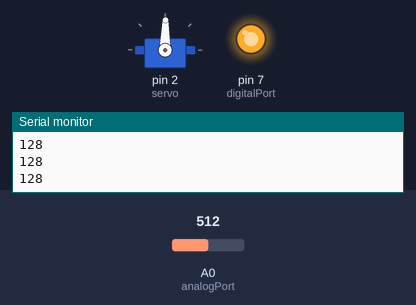
Recording of a sketch running on a simulated Arduino Uno, built with avr-gcc and run on an emulated ATmega328P. Parts: servo, output pins drawn as LEDs (lit = HIGH), the last lines printed to the serial monitor. The test bench sets the inputs (shaded band); at power-on: A0 (analogPort) = 512.

Above: at 1.2 s.
1.3 s: A0 (analogPort) set to 716
At 2.5 s:
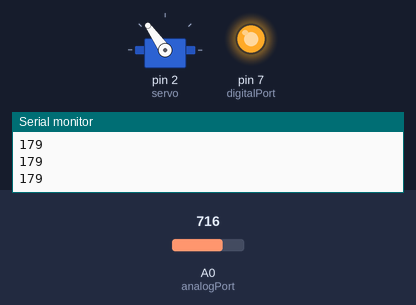
2.8 s: A0 (analogPort) set to 900
At 3.9 s:
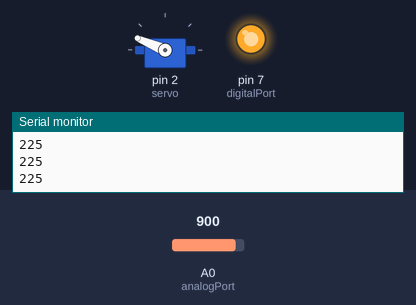
4.3 s: A0 (analogPort) set to 1023
At 5.0 s:
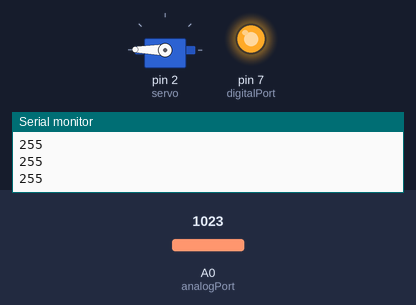
5.8 s: A0 (analogPort) set to 511
At 6.2 s:
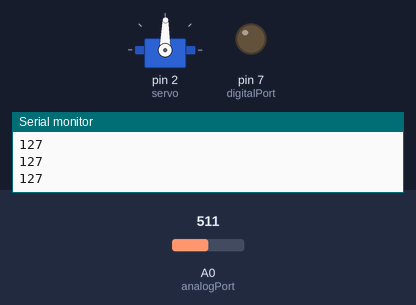
7.3 s: A0 (analogPort) set to 306
At 8.4 s:
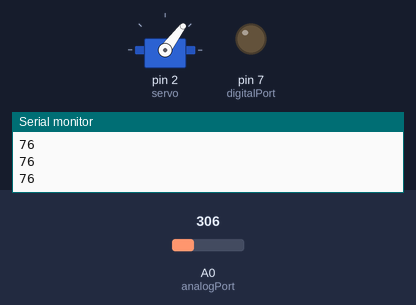
8.8 s: A0 (analogPort) set to 122
At 9.6 s:
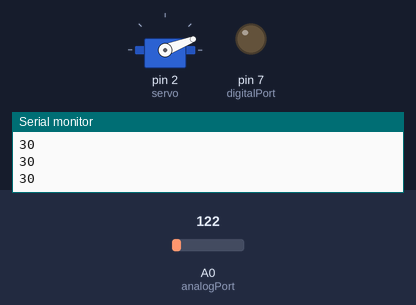
Timing chart, 0 to 11.3 s (numbered marks = the images above; inputs shaded):
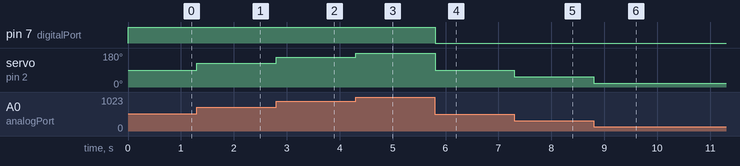

Measured:
- after the input at 1.3 s, servo on pin 2 (servo): 89° → 125° at once
- after the input at 2.8 s, servo on pin 2 (servo): 125° → 157° at once
- after the input at 4.3 s, servo on pin 2 (servo): 157° → 179° at once
- after the input at 5.8 s, pin 7 (digitalPort): HIGH → LOW at once; servo on pin 2 (servo): 179° → 89° at once
- after the input at 7.3 s, servo on pin 2 (servo): 89° → 53° at once
- after the input at 8.8 s, servo on pin 2 (servo): 53° → 21° at once

The sketch:

servo-potenciometro.ino
```cpp
#include <Servo.h>
const int analogPort = 0;
const int digitalPort = 7;

Servo servo;

void setup(){
  servo.attach(2);
  pinMode(digitalPort, OUTPUT);

  Serial.begin(9600);
}

void loop(){
  int val = analogRead(analogPort);
  int angle = val / 5.7;
  int bright = val/4;

  servo.write(angle);
  analogWrite(digitalPort, bright);


  Serial.println(bright);
  // Serial.println(angle);
  // delay(100);
}
```
